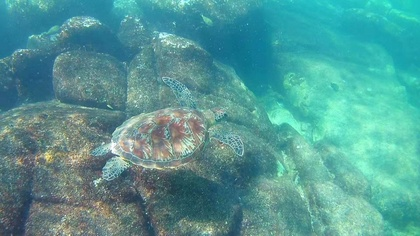
%> input picture HLRP-code/Y5.jpg, 420 x 236 px, shrunk from 1920 x 1080 before the run
$ octave Run_HLRP.m   (GNU Octave 9; MATLAB toolbox functions it lacks are replaced by stand-ins)
%> lines starting %> are read from the running program, lines starting %| are printed output that depends on the picture
### HLRP-code/modcrop.m
function imgs = modcrop(imgs, modulo)
if size(imgs,3)==1
    sz = size(imgs);
    sz = sz - mod(sz, modulo);
    imgs = imgs(1:sz(1), 1:sz(2));
else
    tmpsz = size(imgs);
    sz = tmpsz(1:2);
    sz = sz - mod(sz, modulo);
    imgs = imgs(1:sz(1), 1:sz(2),:);
end

### HLRP-code/color.m
function [ output]= color( input, lambuta)

 img3= min( 255, max( 0, input));
 img3= img3./ 255;
 img2= 0* img3;

for  i= 1: 3

 mean1= mean( mean( img3(:,:, i)));
 var1= std2( img3(:,:, i));
 min1= mean1- lambuta* var1;
 max1= mean1+ lambuta* var1;
 x=( img3(:,:, i)- min1)./( max1- min1);
 x= min( 1, max( x, 0));
 img2(:,:, i)= x/ 1.3;
end

 output= uint8( img2* 255);

### HLRP-code/HLRP.m
function  enhanced4= HLRP( img1, ecoff)

 up_scale= 10;
 img1= modcrop( img1, up_scale);

 img= double( color( img1, 2.5));%颜色校正
imtool(uint8(img))

 cform= makecform( 'srgb2lab');  %RGB转lab
 lab= applycform( uint8( img), cform);
 LL= lab(:,:, 1);
 A= lab(:,:, 2);
 B= lab(:,:, 3);

 img= double( img);
 V_S= double( LL);  % 0`255 double型

 fL=[ 0, 1, 0; 1,- 4, 1; 0, 1, 0];  %二阶梯度
[ row, col, dim]= size( img);
 eigsDtD= getC( V_S);
 eigsLtL= getL( V_S);

 beta= 0.01;
 beta2= 0.001;

 lambda= 0.0001;
 lambda2= 0.01;
 lambda3= 0.1;
 lambda4= 0.001;

 gamma= 1;

 alpha1= 0.00001;
 alpha2= 0.001;

 ffL= psf2otf( fL,[ row, col]);
 H= fspecial( 'gaussian', 51, 2);
 L1= filter2( H, V_S);

 r= 8;
 eps= 0.01;
 L1= GF( L1, V_S, r, eps);

 x= L1;
 R1= 0* V_S;

 alpha= 1/ 2;
 pbeta= 1;
 pbeta_rate= sqrt( 2);
 pbeta_max= 2^ 8;

 iter= 1;

 tic
for  i= 1: iter


 t1=[ R1(:,end ,:)- R1(:, 1,:),- diff( R1, 1, 2)]; %反射一阶水平差分
 t2=[ R1(end ,:,:)- R1( 1,:,:);- diff( R1, 1, 1)]; %反射一阶垂直差分

 rho2= imfilter( R1, fL, 'circular');
while  pbeta< pbeta_max
 t11= Solver( t1, pbeta, alpha);
 t22= Solver( t2, pbeta, alpha);
 t33= Solver( rho2, pbeta, alpha);
 pbeta= pbeta* pbeta_rate;
end


 Normin2=[ t22(:,end ,:)- t22(:, 1,:),- diff( t22, 1, 2)];
 Normin2= Normin2+[ t11(end ,:,:)- t11( 1,:,:);- diff( t11, 1, 1)]; %一阶水平垂直

 S1= fft2( V_S./ max( L1, 5)+ beta* lambda*( Normin2)+ beta2* lambda4* conj( ffL).* fft2( t33));
 R1= ifft2( S1./( 1+ beta* lambda.* eigsDtD+ beta2* lambda4.* eigsLtL));
 R1= real( R1);
 R1= max( 0.001, min( R1, 1));


 d1=[ L1(:,end ,:)- L1(:, 1,:),- diff( L1, 1, 2)];    % 水平差分
 d2=[ L1(end ,:,:)- L1( 1,:,:);- diff( L1, 1, 1)];    % 垂直差分

 d11= sign( d1).* max( 0, abs( d1)- 1/( 2* lambda2));
 d22= sign( d2).* max( 0, abs( d2)- 1/( 2* lambda2));

 Nom2=[ d22(:,end ,:)- d22(:, 1,:),- diff( d22, 1, 2)];
 Nom2= Nom2+[ d11(end ,:,:)- d11( 1,:,:);- diff( d11, 1, 1)];

 rho= imfilter( L1, fL, 'circular');
 d33= sign( rho).* max( 0, abs( rho)- 1/( 2* lambda3));


 S11= fft2( V_S./ R1+( 1* x)* gamma+ alpha1.* fft2( Nom2)+ alpha2.* conj( ffL).* fft2( d33));
 L1= ifft2( S11./(( 1+ gamma)+ alpha1.* eigsDtD+ alpha2.* eigsLtL));
 L1= real( L1);
 L1= min( 255, max( L1, V_S));

end
 toc

 R= real( R1);
 L= real( L1);

[ L11]= IA( L, 15, 230);
 R11= adapthisteq( R);

 lab(:,:, 1)= L.* R;
 cform= makecform( 'lab2srgb');
 enhanced1= applycform( lab, cform);
 enhanced1= cast( enhanced1, 'uint8');

 lab(:,:, 1)= L11.* R;
 cform= makecform( 'lab2srgb');
 enhanced2= applycform( lab, cform);
 enhanced2= cast( enhanced2, 'uint8');

 lab(:,:, 1)= L11.* R11;
 cform= makecform( 'lab2srgb');
 enhanced3= applycform( lab, cform);
 enhanced4= cast( enhanced3, 'uint8');

 coff= 0.5;
 enhanced3= enhanced3* coff+ uint8( img)*( 1- coff);


 enhanced4= nature( uint8( enhanced3), ecoff);


 img1= shave( uint8( img1),[ up_scale, up_scale]);
 enhanced4= shave( uint8( enhanced4),[ up_scale, up_scale]);


end

### HLRP-code/getC.m

function  eigsDtD= getC( F)
 fx=[ 1,- 1];
 fy=[ 1;- 1];
[ N, M, D]= size( F);
 sizeI2D=[ N, M];
 otfFx= psf2otf( fx, sizeI2D);
 otfFy= psf2otf( fy, sizeI2D);
 eigsDtD= abs( otfFx).^ 2+ abs( otfFy).^ 2;

### HLRP-code/GF.m
function  q= GF( I, p, r, eps)


[ hei, wid]= size( I);
 N= BF( ones( hei, wid), r);

 mean_I= BF( I, r)./ N;
 mean_p= BF( p, r)./ N;
 mean_Ip= BF( I.* p, r)./ N;
 cov_Ip= mean_Ip- mean_I.* mean_p;

 mean_II= BF( I.* I, r)./ N;
 var_I= mean_II- mean_I.* mean_I;

 a= cov_Ip./( var_I+ eps);
 b= mean_p- a.* mean_I;

 mean_a= BF( a, r)./ N;
 mean_b= BF( b, r)./ N;

 q= mean_a.* I+ mean_b;
end

### HLRP-code/BF.m
function  imDst= BF( imSrc, r)


[ hei, wid]= size( imSrc);
 imDst= zeros( size( imSrc));


 imCum= cumsum( imSrc, 1);

 imDst( 1: r+ 1,:)= imCum( 1+ r: 2* r+ 1,:);
 imDst( r+ 2: hei- r,:)= imCum( 2* r+ 2: hei,:)- imCum( 1: hei- 2* r- 1,:);
 imDst( hei- r+ 1: hei,:)= repmat( imCum( hei,:),[ r, 1])- imCum( hei- 2* r: hei- r- 1,:);


 imCum= cumsum( imDst, 2);

 imDst(:, 1: r+ 1)= imCum(:, 1+ r: 2* r+ 1);
 imDst(:, r+ 2: wid- r)= imCum(:, 2* r+ 2: wid)- imCum(:, 1: wid- 2* r- 1);
 imDst(:, wid- r+ 1: wid)= repmat( imCum(:, wid),[ 1, r])- imCum(:, wid- 2* r: wid- r- 1);
end

### HLRP-code/IA.m
function [ Lm]= IA( Y, min1, max1)

 Lr= round( Y);

 Lg= atan( double( Lr));

 L= max( Lr(:))+ 1;
 mp= zeros( 1, L);

 LI= LC( double( Lr), 5);
 sum1= sum( sum( Lg.* LI));

for  k= 1: L

 t=( Lr== k- 1);
 mp( k)= sum( sum( Lg( t).* LI( t)))/ sum1;
 clear t;
end

 cL= cumsum( mp);
 z= 0: 1: max1;
 z= double( z);
 s= atan(( z- min1));

 sum2= sum( s);
 cf= cumsum( s)/ sum2;

 tmp= cell( 1, L);
 index= zeros( 1, L);
 a= zeros( 1, L);
for  j= 1: L
 tmp{ j}= abs( cf- cL( j));
[ a( j), index( j)]= min( tmp{ j});
end

 Lm= zeros( size( Lr));
for  i= 1: L
 Lm( Lr== i- 1)=( index( i)- 1);
end


end

### HLRP-code/LC.m
function  RawDarkChannel= LC( OriImage, sizeOfBlock)


[ mImage, nImage]= size( OriImage);
 PatchSize= sizeOfBlock;
 PadWidth=( PatchSize- 1)/ 2;
 RawDPaddedImage= padarray( OriImage,[ PadWidth, PadWidth], 'symmetric');

 RawDarkChannel= zeros( mImage, nImage);


for  i= 1: mImage


for  j= 1: nImage
 TmpPatch= RawDPaddedImage( i:( i+ PatchSize- 1), j:( j+ PatchSize- 1),:);
 RawDarkChannel( i, j)=( RawDPaddedImage( i, j)- min( TmpPatch(:)))./ max( 0.00001,( max( TmpPatch(:))- min( TmpPatch(:))));
end
end


end

### HLRP-code/NF.m


function  Nf= NF( im, theta)


if  nargin< 2
 theta= 0.5;
end


[ m, n, t]= size( im);
 PDF= zeros( 2041, t);
 offset= 1021;
 eps= 0.0001;

 im= double( im);
for  k= 1: t
 index= del2( im(:,:, k))* 4+ offset;
 index= reshape( index, m* n, 1);
[ h, h_x]= hist( index, 1: 2041);
 PDF( h_x, k)= h/ sum( h);
end


[ mm, nn]= size( PDF);
 CDF= PDF;
for  i= 2: mm
 CDF( i,:)= CDF( i- 1,:)+ PDF( i,:);
end


 T_d= zeros( t, 1);

for  k= 1: t
 T_d( k)= SearchT2( CDF(:, k), eps);
end


 T_priorD= 0.1446;
 Nd= T_d/ T_priorD;


 PDF= zeros( 512, 512, t);
[ m, n, t]= size( im);

 im= double( im);

for  k= 1: t
 PDF_tmp= zeros( 512);
 r= conv2( im(:,:, k),[ 0,- 1, 1], 'same')+ 256;
 r= reshape( r, m* n, 1);
 c= conv2( im(:,:, k),[ 0,- 1, 1]', 'same')+ 256;
 c= reshape( c, m* n, 1);

 index= sub2ind([ 512, 512], r, c);
[ h, h_x]= hist( index, 1:( 512^ 2));

 PDF_tmp( h_x)= h/ sum( h);
 PDF(:,:, k)= PDF_tmp;
end


[ mm, nn, kk]= size( PDF);
 CDF= zeros( mm, nn, kk);
for  k= 1: kk
 CDF_tmp= cumsum( PDF(:,:, k));
 CDF(:,:, k)= cumsum( CDF_tmp, 2);
end


 T_f= zeros( t, 1);

for  k= 1: t
 T_f( k)= SearchT1_project( CDF(:,:, k), eps);
end

 T_priorG= 0.3754;
 Ng= T_f/ T_priorG;

 Nf= zeros( size( theta, 1), t);
for  i= 1: size( theta, 1)
 Nf( i,:)=( 1- theta( i))* Ng+( theta( i))* Nd;
end

function  T1= SearchT1_project( CDF, eps)
 x=- 256: 255;
 y= x';

 CDFx= pi*( sum( CDF)/ 255- 0.5);
 CDFy= pi*( sum( CDF, 2)/ 255- 0.5);

 right= 1;
 left= 0;
while ( right- left> eps)
 midleft= left+( right- left)/ 3;
 midright= right-( right- left)/ 3;
 tt= CDFx- atan( midleft* x);
 tt= tt* tt';
 tt2= CDFx- atan( midright* x);
 tt2= tt2* tt2';
if  tt<= tt2
 right= midright;
else
 left= midleft;
end
end

 Tx=( left+ right)/ 2;

 right= 1;
 left= 0;
while ( right- left> eps)
 midleft= left+( right- left)/ 3;
 midright= right-( right- left)/ 3;
 tt= CDFy- atan( midleft* y);
 tt= tt'* tt;
 tt2= CDFy- atan( midright* y);
 tt2= tt2'* tt2;
if  tt<= tt2
 right= midright;
else
 left= midleft;
end
end

 Ty=( left+ right)/ 2;

 T1=( Tx+ Ty)/ 2;


function  T2= SearchT2( CDF, eps)
 left= 0;
 right= 1;

 x=- 1020: 1020;
 x= x';

 CDF= pi*( CDF- 0.5);

while ( right- left> eps)
 midleft= left+( right- left)/ 3;
 midright= right-( right- left)/ 3;

if  CDF1D_error( CDF, x, midleft)<= CDF1D_error( CDF, x, midright)
 right= midright;
else
 left= midleft;
end
end

 T2=( left+ right)/ 2;

% [5 lines left out: function CDF1D_error, not called in this run]

### HLRP-code/nature.m


function [ enhanced]= nature( enhance, ecoff)

 im= enhance;


 tic
 Nf= NF( im);


 LinearScaling= double( im);
 tic
for  i= 1: size( im, 3)
 tmp_c= LinearScaling(:,:, i);

 LinearScaling(:,:, i)= ecoff*( tmp_c- mean( tmp_c(:)))* Nf( i)+ mean( tmp_c(:));
end

 LinearScaling= uint8( LinearScaling);

 enhanced= LinearScaling;

end

### HLRP-code/getL.m
function  eigsLtL= getL( F)
 f=[ 0, 1, 0; 1,- 4, 1; 0, 1, 0];
[ N, M, D]= size( F);
 sizeI2D=[ N, M];
 otfF= psf2otf( f, sizeI2D);
 eigsLtL= abs( otfF).^ 2;

### HLRP-code/shave.m
function I = shave(I, border)
I = I(1+border(1):end-border(1), ...
      1+border(2):end-border(2), :, :);

### HLRP-code/Run_HLRP.m
%% Underwater Image Enhancement Using Hyper-Laplacian Reflection Priors


%% input raw image
% img1 = double(imread('Coral.png'));
 img1 = double(imread('Y5.jpg'));
 figure,imshow(uint8(img1));


 %% Enhance result
 ecoff = 2.0;
 enhanced4 = HLRP(img1, ecoff);
%> in modcrop, `imgs = imgs(1:sz(1), 1:sz(2),:);`:
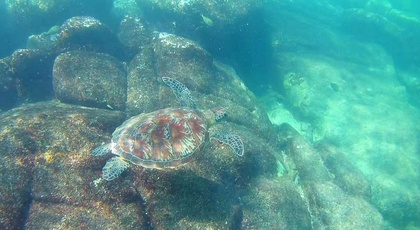
%> imgs: size 230x420x3 double; mean R, G, B 83, 153.4, 150.4
%> in color, `img2= 0* img3;`: img2: size 230x420x3 double; every value is 0
%> the loop in color, `for  i= 1: 3` made 3 passes
%> (mean1, var1, min1, max1) on passes 1 to 3: (0.325, 0.149, -0.046, 0.697), (0.602, 0.163, 0.195, 1.01), (0.59, 0.122, 0.284, 0.895)
%> pass 1, in color, `x= min( 1, max( x, 0));`:
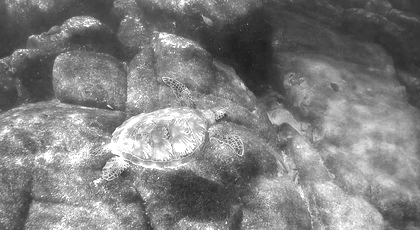
%> x: size 230x420 double; min 0.0936, max 1, mean 0.499
%> after the loop in color, `for  i= 1: 3`:
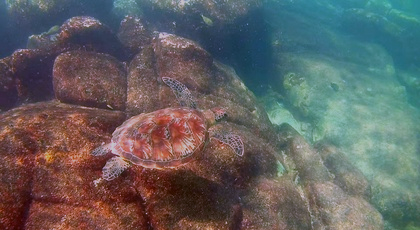
%> img2: size 230x420x3 double; mean R, G, B 0.384, 0.385, 0.385
%> in HLRP, `lab= applycform( uint8( img), cform);`: lab: size 230x420x3 uint8; mean of channels 1, 2, 3 107, 130, 129.3
%> in BF, `imDst(:, wid- r+ 1: wid)= repmat( imCum(:, wid),[ 1, r])- imCum(:, wid..`: imDst: size 230x420 double; min 81, max 289, mean 280.8
%> call 2 of BF, with r = 8
%> in BF (call 2), `imDst( hei- r+ 1: hei,:)= repmat( imCum( hei,:),[ r, 1])- imCum( hei- ..`: imDst: size 230x420 double; min 242.2, max 3125.5, mean 1770.3
%> in BF (call 2), `imDst(:, 1: r+ 1)= imCum(:, 1+ r: 2* r+ 1);`:
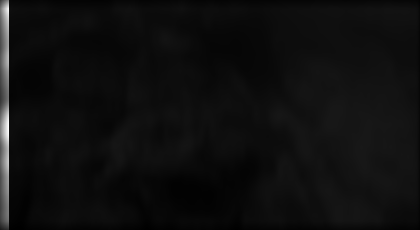
%> imDst: size 230x420 double; min 242.2, max 30758, mean 2079.9; drawn with min black and max white
%> in BF (call 2), `imDst(:, wid- r+ 1: wid)= repmat( imCum(:, wid),[ 1, r])- imCum(:, wid..`:
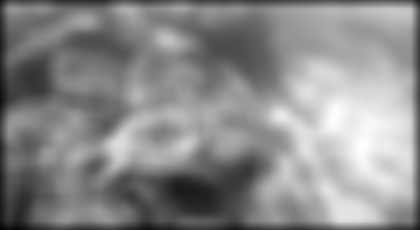
%> imDst: size 230x420 double; min 3578.9, max 51811, mean 29849.8; drawn with min black and max white
%> call 4 of BF, with r = 8
%> in BF (call 4), `imCum= cumsum( imSrc, 1);`:
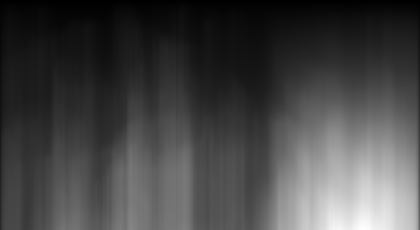
%> imCum: size 230x420 double; min 4564.4, max 5252195.5, mean 1436903.6; drawn with min black and max white
%> in BF (call 4), `imDst( hei- r+ 1: hei,:)= repmat( imCum( hei,:),[ r, 1])- imCum( hei- ..`:
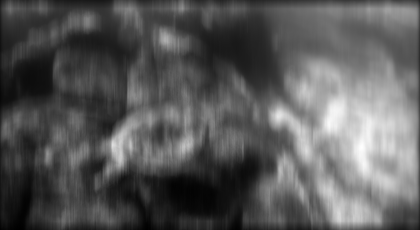
%> imDst: size 230x420 double; min 6067.7, max 582155.5, mean 208276.1; drawn with min black and max white
%> after the loop in HLRP, `for  i= 1: iter`: pbeta = 256
%> in IA, `L= max( Lr(:))+ 1;`: L = 202
%> in IA, `sum1= sum( sum( Lg.* LI));`: sum1 = 58577.4
%> after the loop in IA, `for  k= 1: L`: mp = 202 values, max 0.0142 at index 112, min 0 at index 1, mean 0.00495
%> in IA, `cL= cumsum( mp);`: cL = 202 values from 0 to 1
%> in IA, `tmp= cell( 1, L);`: tmp = 202 items
%> after the loop in IA, `for  j= 1: L`: a = 202 values, max 0.00246 at index 171, min 7.13e-18 at index 1, mean 0.00102; index = 202 values from 31 to 231
%> after the loop in NF, `for  k= 1: t`: PDF = 2041 rows, first 12: [0 0 0; 0 0 0; 0 0 0; 0 0 0; 0 0 0; 0 0 0; 0 0 0; 0 0 0; 0 0 0; 0 0 0; 0 0 0; 0 0 0]
%> in NF, `[ mm, nn]= size( PDF);`: mm = 2041; nn = 3
%> in NF, `CDF= PDF;`: CDF has the same summary as PDF
%> after the loop in NF, `for  k= 1: t`: T_d = [0.052; 0.0551; 0.0471]
%> in NF, `Nd= T_d/ T_priorD;`: Nd = [0.36; 0.381; 0.326]
%> after the loop in NF, `for  k= 1: t`: T_f = [0.151; 0.16; 0.137]
%> in NF, `Ng= T_f/ T_priorG;`: Ng = [0.404; 0.426; 0.365]
%> after the loop in NF, `for  i= 1: size( theta, 1)`: Nf = [0.382 0.404 0.345]
 figure,imshow(uint8(enhanced4));

$ run again, with HLRP-code/Coral.png saved as HLRP-code/Y5.jpg
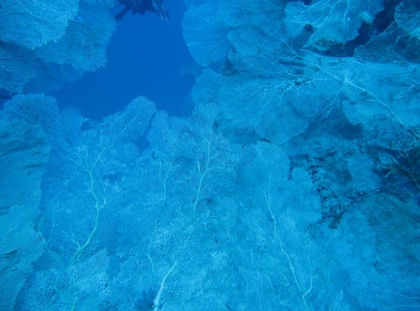
%> input picture HLRP-code/Coral.png, 420 x 311 px, shrunk from 1740 x 1290 before the run
%> the loop in color, `for  i= 1: 3` made 3 passes
%> (mean1, var1, min1, max1) on passes 1 to 3: (0.0263, 0.0307, -0.0504, 0.103), (0.51, 0.0972, 0.267, 0.753), (0.766, 0.0948, 0.529, 1)
%> pass 1, in color, `x= min( 1, max( x, 0));`:
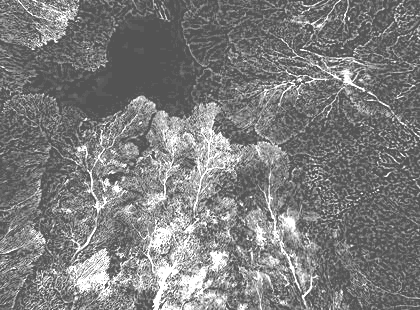
%> x: size 310x420 double; min 0.329, max 1, mean 0.494
%> lab: size 310x420x3 uint8; mean of channels 1, 2, 3 106.5, 128.6, 128.2
%> in BF (call 4), `imDst( hei- r+ 1: hei,:)= repmat( imCum( hei,:),[ r, 1])- imCum( hei- ..`:
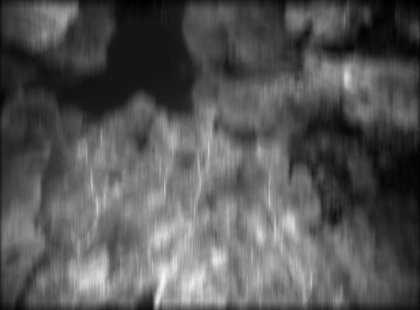
%> imDst: size 310x420 double; min 6127.4, max 599616.1, mean 207269.1; drawn with min black and max white
%> after the loop in HLRP, `for  i= 1: iter`: pbeta = 256
%> L = 203
%> sum1 = 75467.4
%> after the loop in IA, `for  k= 1: L`: mp = 203 values, max 0.013 at index 58, min 0 at index 1, mean 0.00493
%> cL = 203 values from 0 to 1
%> tmp = 203 items
%> after the loop in IA, `for  j= 1: L`: a = 203 values, max 0.00249 at index 105, min 7.13e-18 at index 1, mean 0.00105; index = 203 values from 31 to 231
%> after the loop in NF, `for  k= 1: t`: PDF = 2041 rows, first 12: [0 0 0; 0 0 0; 0 0 0; 0 0 0; 0 0 0; 0 0 0; 0 0 0; 0 0 0; 0 0 0; 0 0 0; 0 0 0; 0 0 0]
%> in NF, `[ mm, nn]= size( PDF);`: mm = 2041; nn = 3
%> CDF has the same summary as PDF
%> after the loop in NF, `for  k= 1: t`: T_d = [0.027; 0.05; 0.0501]
%> Nd = [0.187; 0.346; 0.347]
%> after the loop in NF, `for  k= 1: t`: T_f = [0.0801; 0.143; 0.144]
%> Ng = [0.213; 0.381; 0.383]
%> after the loop in NF, `for  i= 1: size( theta, 1)`: Nf = [0.2 0.363 0.365]
